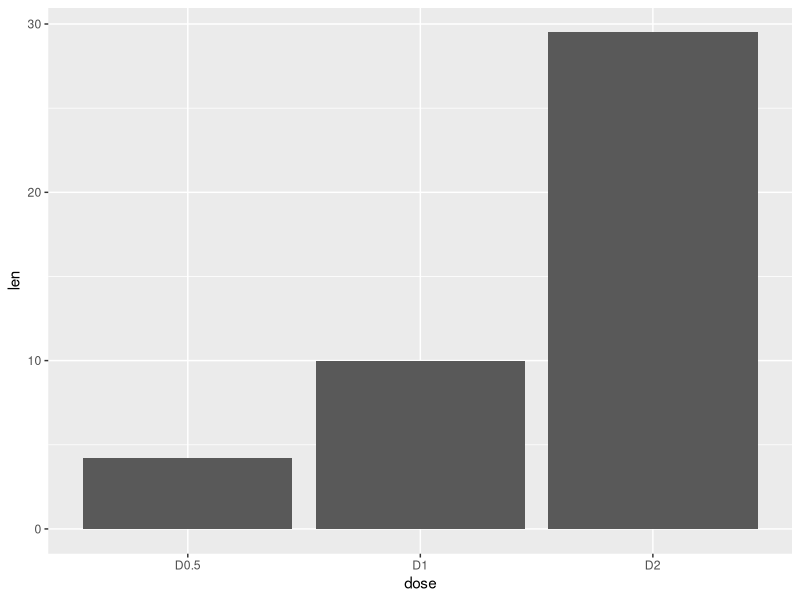
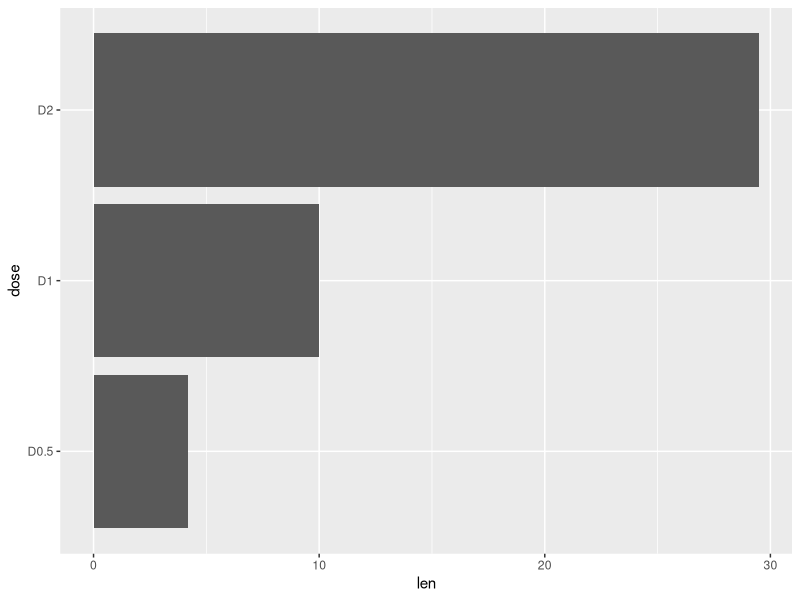
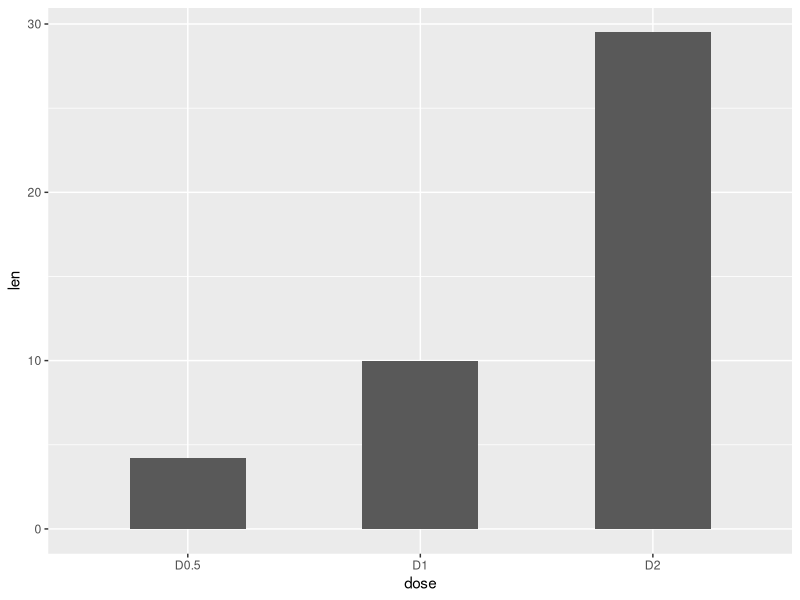
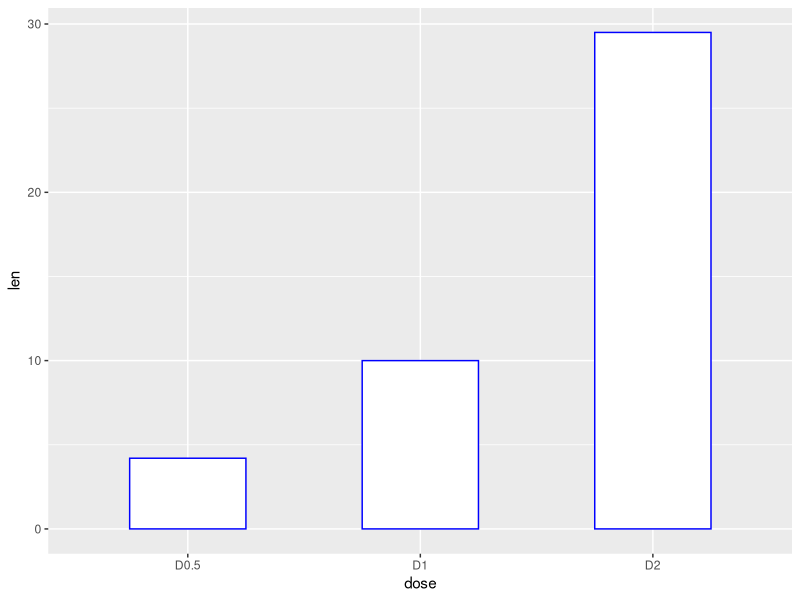
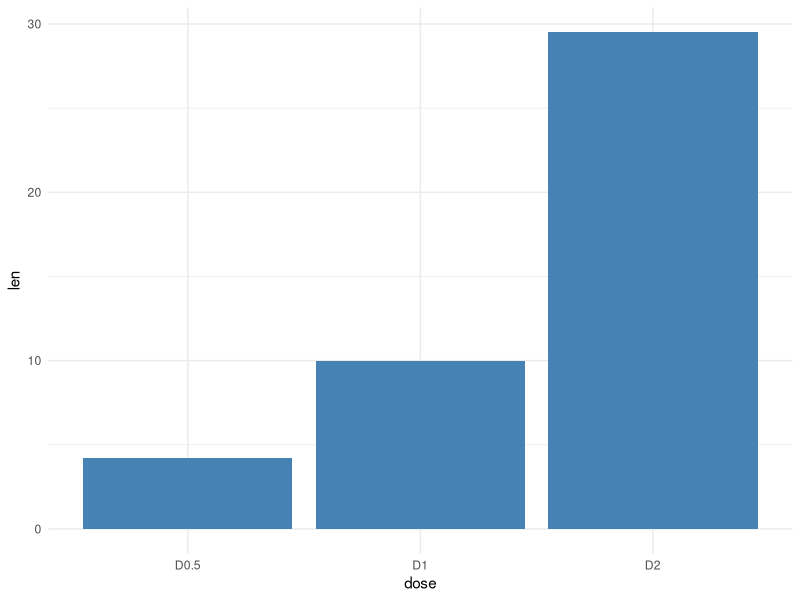
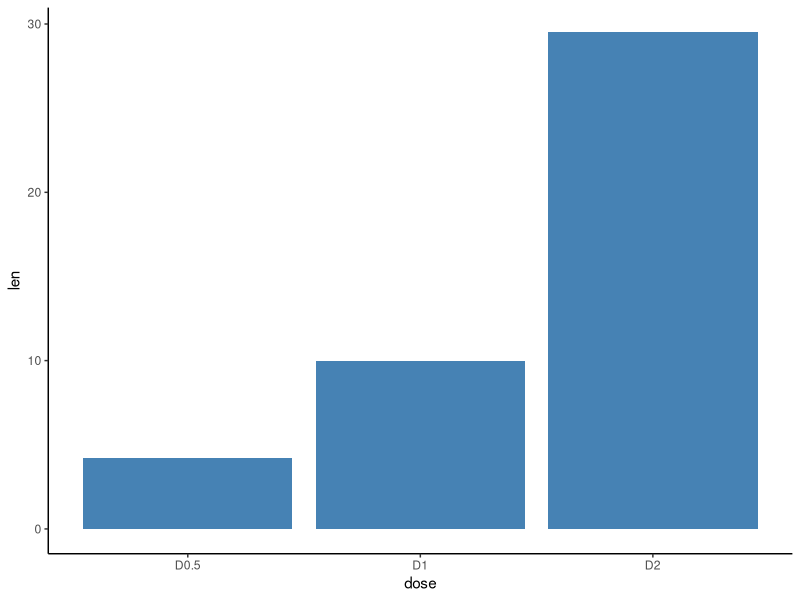
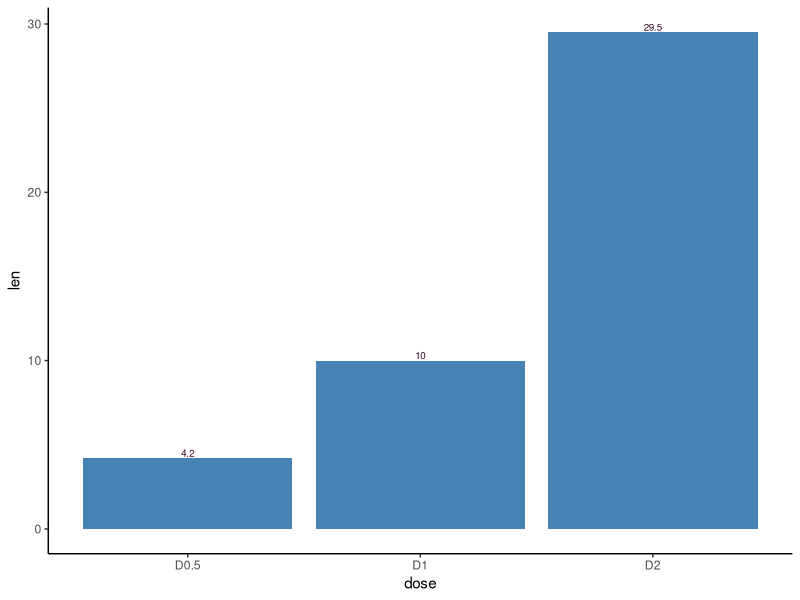
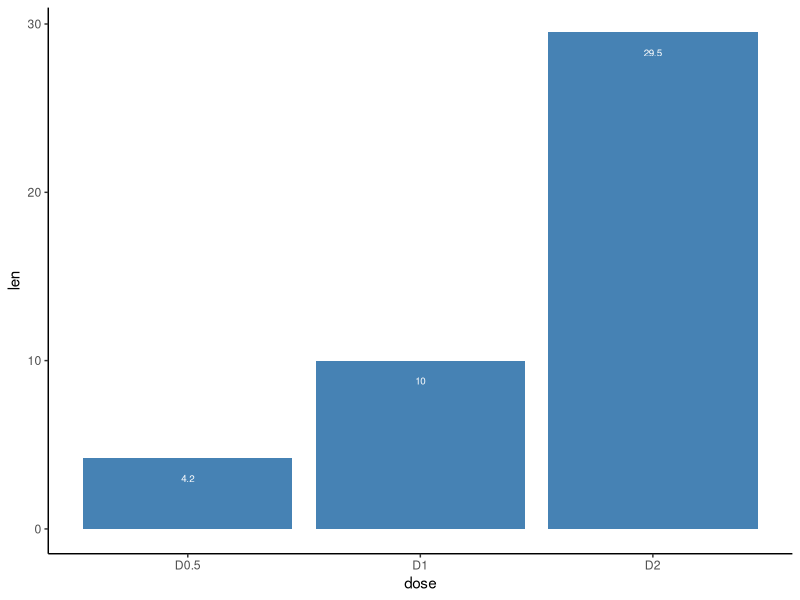

Here is the R script that generated these plots, in order: (Note: this script raises an error after producing the figures.)
#creating a data frame
dataset=data.frame(dose=c("D0.5","D1","D2"),len=c(4.2,10,29.5))
library(ggplot2)

#basic barplot
ggplot(data = dataset,aes(x=dose,y=len))+
  geom_bar(stat="identity")

#Horizontal bar plot
ggplot(data = dataset,aes(x=dose,y=len))+
  geom_bar(stat="identity")+
  coord_flip()
#changing the width of bars
ggplot(data = dataset,aes(x=dose,y=len))+
  geom_bar(stat="identity",width=0.5)
#Changing color
ggplot(data = dataset,aes(x=dose,y=len))+
  geom_bar(stat="identity",color="blue",fill="white",width=0.5)

#Minimal color with blue fill color
ggplot(data = dataset,aes(x=dose,y=len))+
  geom_bar(stat="identity",,fill="steelblue")+
  theme_minimal()
ggplot(data = dataset,aes(x=dose,y=len))+
  geom_bar(stat="identity",,fill="steelblue")+
  theme_classic()
#Adding lebel into barpot
#outside
ggplot(data = dataset,aes(x=dose,y=len))+
  geom_bar(stat="identity",,fill="steelblue")+
  theme_classic()+
  geom_text(aes(label=len),vjust=-0.2,size=2.5,color="#300822")
#Inside
ggplot(data = dataset,aes(x=dose,y=len))+
  geom_bar(stat="identity",,fill="steelblue")+
  theme_classic()+
  geom_text(aes(label=len),vjust=3,size=2.5,color="#FFFFFF")

myCarData=mtcars
view(myCarData)
#barplot of counts
#to make a barplot of counts, we will use mtcars data set
ggplot(data=myCarData,aes(x=factor(cyl)))+
  geom_bar(stat="count",width=0.7,fill="steelblue")+
  theme_minimal()











